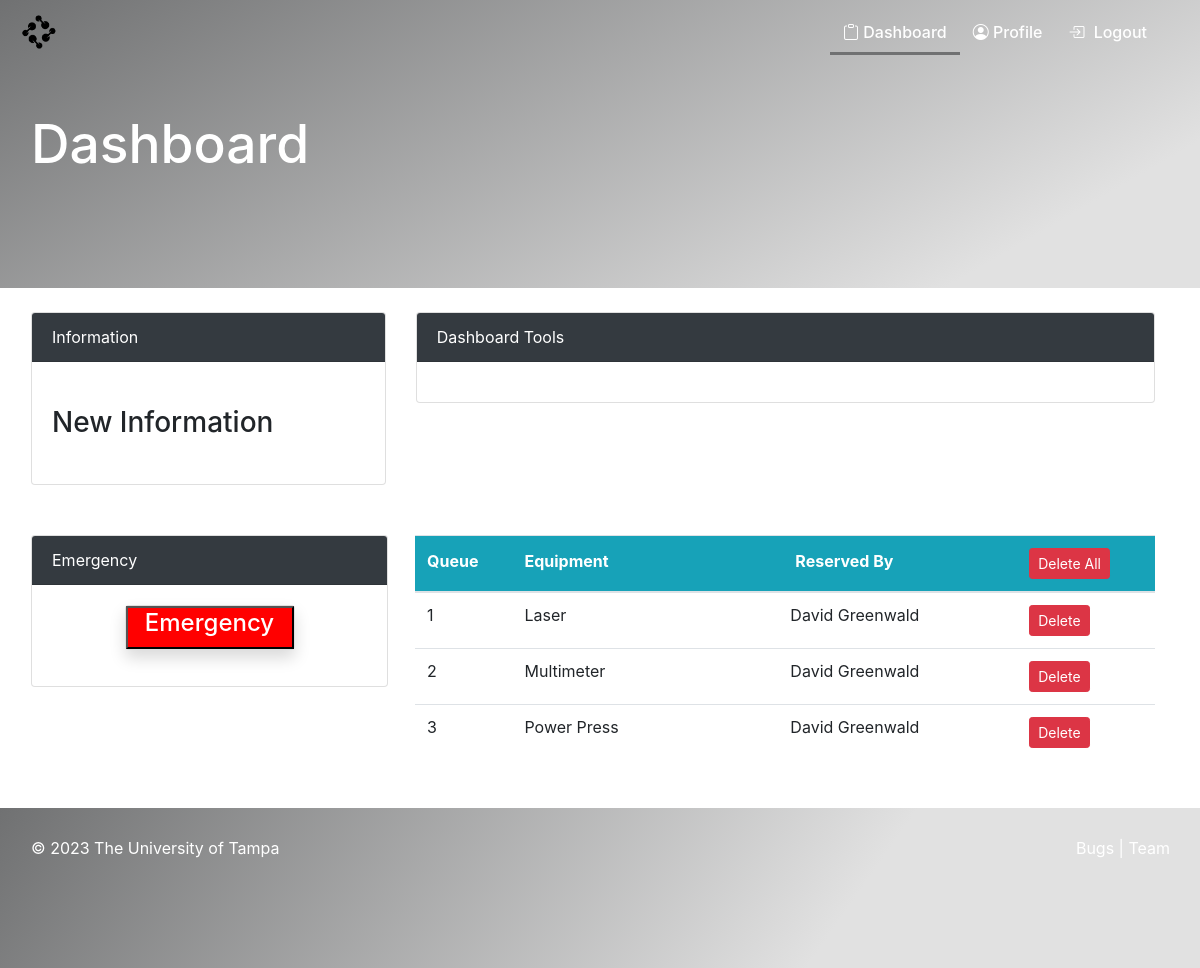
The page /order/ (signed in) on the database as committed earlier.
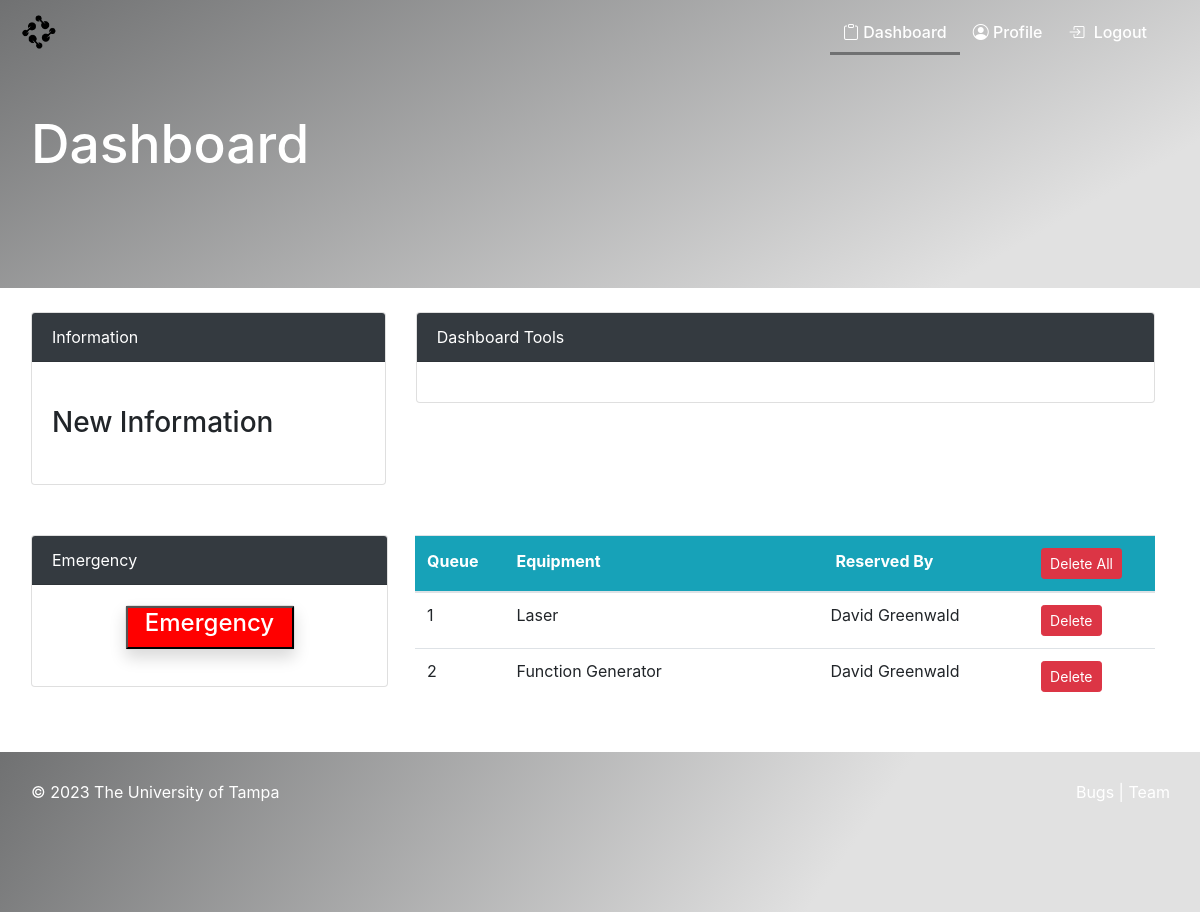
The same page on the database as committed later.
### dashboard/models.py (models this page shows, shortened)
class Order(models.Model):
    name = models.ForeignKey(Product, on_delete=models.CASCADE, null=True)
    staff = models.ForeignKey(User, on_delete=models.CASCADE, null=True)
    order_quantity = models.PositiveIntegerField(null=True)

class Product(models.Model):
    name = models.CharField(max_length=100, null=True)
    def __str__(self):
        return f'{self.name}'

### dashboard/views.py (the view)
# urls.py: path('order/', views.order, name='dashboard-order'),
@login_required(login_url='user-login')
def order(request):
    order = Order.objects.all()
    order_count = order.count()
    staff = User.objects.filter()
    staff_count = staff.count()
    product = Product.objects.all()
    product_count = product.count()
    context = {
        'order': order,
        'staff_count': staff_count,
        'product_count': product_count,
        'order_count': order_count,
        'staff': staff
    }
    return render(request, 'dashboard/order.html', context)

### templates/dashboard/order.html (shortened to what this page needs)
{% load static %}
<html>
<head>
<link rel="stylesheet" href="https://stackpath.bootstrapcdn.com/bootstrap/4.1.3/css/bootstrap.min.css">
<link rel="stylesheet" href="https://use.fontawesome.com/releases/v5.6.1/css/all.css">
<link href="{% static 'css/loginPage.css'%}" rel="stylesheet" type="text/css">
<link rel="stylesheet" href="{% static 'css/css/bootstrap.css' %}">
<link rel="stylesheet" href="{% static 'css/scss/bootstrap.scss' %}">
<link rel="stylesheet" href="https://cdn.jsdelivr.net/npm/bootstrap-icons@1.10.3/font/bootstrap-icons.css">
</head>
<body data-spy="scroll" data-target="#nav" data-offset="80">
  <nav class="navbar navbar-expand-lg navbar-toggleable-sm fixed-top navbar-transparent navbar-inverse navbar-fix" id="nav">
    <div class="container">
      <a class="navbar-brand mr-auto" href="http://127.0.0.1:8000"><img class="brand-logo"></a>
      <div class="collapse navbar-collapse justify-content-end" id="navbarNav">
        <ul class="navbar-nav">
          <li class="nav-item">
              <a class="nav-link active" href="{% url 'dashboard-index' %}">
                <span class="icon">
                  <i class="bi bi-clipboard"></i>
                <span>
                <span class="text">Dashboard</span>
              </a>
          </li>
          <li class="nav-item">
            <a class="nav-link" href="{% url 'userPanel' %}">
              <span class="icon">
                  <i class="bi bi-person-circle"></i>
              <span>
              <span class="text">Profile</span>
            </a>
          </li>
          <li class="nav-item">
            <a class="nav-link" href="{%url 'user-logout'  %}">
              <span class="icon">
                <i class="bi bi-box-arrow-in-right"></i>
              </span>
              <span class="text">Logout</span>
            </a>
          </li>
      </div>
    </div>
  </nav>
  <div class="container-fluid" id="header-sm">
      <div class = "container" id="page-head">
          <h1 class="page-title">Dashboard</h1>
      </div>
  </div>
  <div class="container section">
    <div class="row">
      <div class="col-sm-4 mt-4" style="height:175px;">
          <div class="card">
              <div class="card-header bg-dark text-white">
                  Information
              </div>
              <div class="card-body">
                  <marquee behavior="" direction="">
                      <h3 class="my-4">New Information</h3>
                  </marquee>
              </div>
          </div>
      </div>
      <div class="col-md-8 mt-4">
        <div class="card">
            <div class="card-header bg-dark text-white">
                Dashboard Tools
            </div>
            <div class="card-body">
          </div>
      </div>
    </div>
    <div class="row mt-5" style="padding-left: 30px !important;">
      <div class = "card" style="width: 357px !important; height: 152px !important;">
        <div class="card-header bg-dark text-white">
          Emergency
        </div>
        <div class="card-body">
          <center>
            <div class="card my-card shadow" style="width: 170px;">
              <button style = "background-color: red;" id = "alert"><h4 style="color: white;">Emergency</h4></button>
            </div>
          </center>
        </div>
      </div>
        <div class="col-md-6" style="padding-left: 27px !important; width: 627px !important; padding-right: 0px !important;">
            <table class="table bg-white" style="width: 740px !important;">
                <thead class="bg-info text-white">
                    <tr>
                        <th scope="col" style = "padding-bottom: 20px !important;">Queue</th>
                        <th scope="col" style = "padding-bottom: 20px !important;">Equipment</th>
                        <th scope="col" style = "padding-left: 130px !important; padding-bottom: 20px !important;">Reserved By</th>
                        <th scope="col">
                          <a class="btn btn-danger btn-sm ml-2" href="http://127.0.0.1:8000/delete-all">Delete All</a>
                        </th>
                    </tr>
                </thead>
                <tbody>
                    {% for order in order %}
                    <tr>
                        <td>{{forloop.counter}}</td>
                        <td>{{ order.name }}</td>
                        <td style="padding-left: 125px !important;">{{ order.staff.first_name }} {{ order.staff.last_name }}</td>
                        <td>
                            <a class="btn btn-danger btn-sm ml-2"
                                href="{% url 'dashboard-order-delete' order.id %}">Delete</a>
                        </td>
                    </tr>
                    {% endfor %}
                </tbody>
            </table>
        </div>
    </div>
  </div>
  <div class="footer">
    <div class="container footer-content">
      <div class="row">
        <div class="col-sm-6">
          <p>&copy; 2023 The University of Tampa</p>
        </div>
        <div class="col-sm-6">
          <div class="footer-links">
            <a class="footer-link" href="https://docs.google.com/forms/d/e/1FAIpQLSfJeXRSZDC3AUl9VI0vIv-r0BLjoAYv9nz42-XkS6GwQnSfew/viewform?usp=sf_link" target="_blank">Bugs</a> | <a class="footer-link" href="{%url 'team'  %}">Team</a>
          </div>
        </div>
      </div>
    </div>
  </div>
</body>

### static/css/loginPage.css (style rules this page uses)
.navbar-fix { position: absolute !important; top: 0; }
#nav { height: 66px; }
html { height: 100%; box-sizing: border-box; }
*, *:before, *:after { box-sizing: inherit; }
body { position: relative; margin: 0; padding-bottom: 12rem; min-height: 100%; color: #000; width: 100%; font-family: 'Poppins', sans-serif; }
a { cursor: pointer; color: #707172; }
#header-sm { color: #FFF; background: linear-gradient(150deg, #707172 0%, #E1E1E1 85%); background-repeat: no-repeat; height: 18rem; z-index: -99999999999; }
#page-head { padding-top: 7rem; }
.page-title { font-size: 40pt; }
.footer { color: #FFF; background: linear-gradient(125deg, #707172 0%, #E1E1E1 70%); height: 10rem; position: absolute; padding-top: .5rem; padding-bottom: 1rem; bottom: 0; right: 0; left: 0; }
.footer-content { position: relative; padding-left: 10px; padding-top: 10px; }
.footer-links { text-align: right; position: absolute; bottom: 0; left: 0; right: 0; padding-bottom: 1rem; }
.footer-link { color: #fff; }
.icon { max-width: 40px; padding-left: 5px; padding-right: 5px; padding-bottom: 10px; opacity: 1; transition: all 0.2s ease; }
.brand-logo { width: auto; padding-right: .5rem; padding-top: 1rem; margin-left: -4rem; }
p { padding-top: 10px; }
.nav-link { font-weight: 500; }
.navbar-transparent { background-color: transparent; box-shadow: 0 0 0 0; }
.navbar-transparent .navbar-brand, .navbar-transparent .navbar-text { color: #fff; }
.navbar-transparent .brand-logo { content: url("/static/img/1.png"); height: 10rem; }
.navbar-transparent .navbar-nav .nav-link { color: rgba(255, 255, 255); border-bottom: 3.5px solid transparent; transition: all 0.2s ease; }
.navbar-transparent .nav-link, .navbar-transparent .nav-item:hover .nav-link { font-size: 12pt; color: #FFF; border-bottom: 3.5px solid #FAFAFA; transition: all 0.2s ease; }
.navbar-transparent .nav-item .active { border-bottom: 3.5px solid #707172 !important; }
.navbar-inverse .nav-link, .nav-item:hover { background-image: #FFF !important; }
.navbar { padding-bottom: 0; }

Rows that differ between the two databases and show on the page:
removed Order: name "Multimeter", staff.first_name "David", staff.last_name "Greenwald"
removed Order: name "Power Press", staff.first_name "David", staff.last_name "Greenwald"
added Order: name "Function Generator", staff.first_name "David", staff.last_name "Greenwald"
